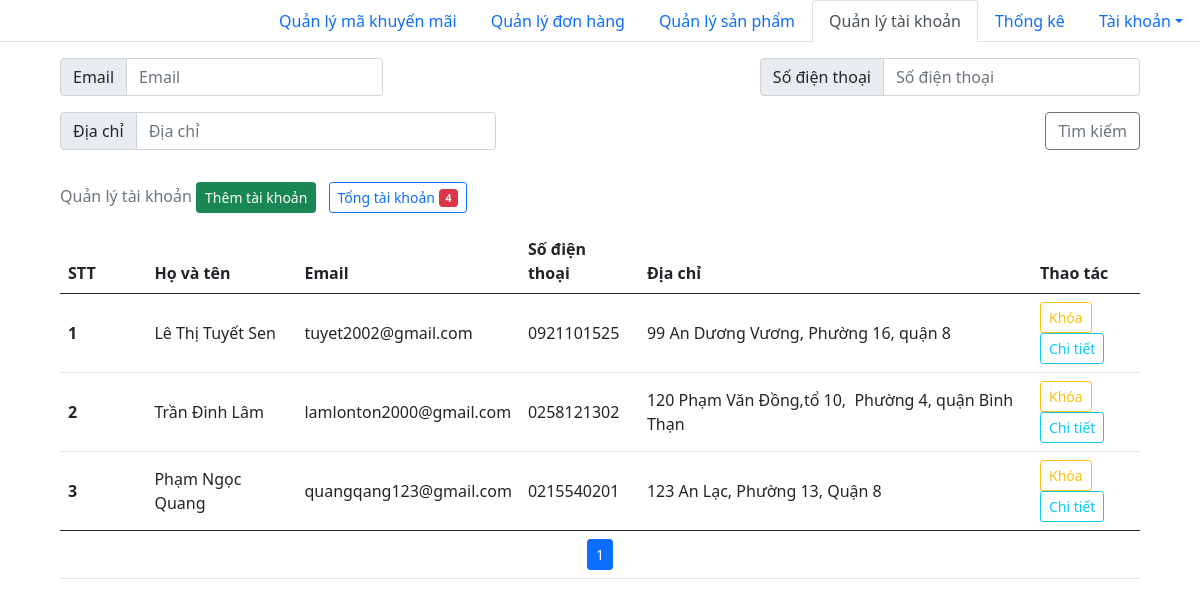
The app's page /admin/quanly_taikhoan.php, older data.
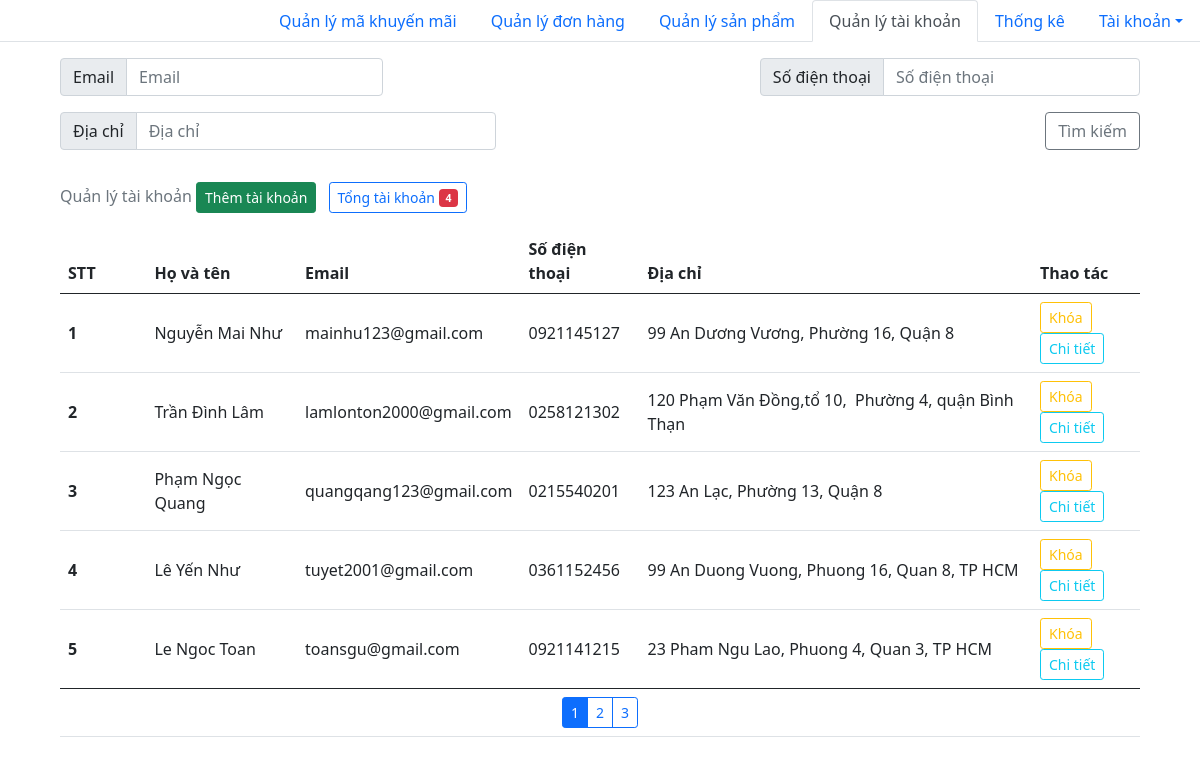
The same page, newer data.
### tables this page shows
CREATE TABLE `taikhoan` (
  `id` int(11) NOT NULL,
  `fullname` varchar(30) NOT NULL,
  `email` varchar(50) NOT NULL,
  `password` varchar(20) NOT NULL,
  `phone` varchar(11) NOT NULL,
  `address` varchar(100) NOT NULL,
  `status` tinyint(1) NOT NULL
);

### query.php (called while the page is built, shortened)
<?php
function connection(){
    $conn = mysqli_connect(HOST, USERNAME, PASSWORD, DATABASE);
    return $conn;
}
function executeResult($sql){
	$conn = connection();
	$result = mysqli_query($conn, $sql);
	$data   = [];
	if ($result != null) {
		while ($row = mysqli_fetch_assoc($result)) {
			$data[] = $row;
		}
	}
	return $data;
}
function countRow($sql){
    $conn=connection();
    $result=mysqli_query($conn, $sql);
    $numrow=0;
    if($result){
        $numrow=mysqli_num_rows($result);
    }else $numrow=0;
    return $numrow;
}
?>

### admin/quanly_taikhoan.php (the view, shortened to what the changed rows need)
<!DOCTYPE html>
<html lang="en">
<head>
    <link href="https://cdn.jsdelivr.net/npm/bootstrap@5.0.2/dist/css/bootstrap.min.css" rel="stylesheet">
</head>
<body>
    <div class="d-block m-auto" style="width: 90%;">
        <?php
        require_once('../query.php');
        $page = isset($_GET['page']) ? $_GET['page'] : 1;
        $start = ($page - 1) * 5;
        $result = executeResult("SELECT * FROM taikhoan LIMIT $start, 5");
        $count = countRow("SELECT * FROM taikhoan");
        ?>
        <table class="table align-middle caption-top" id="table_taikhoan">
            <caption>
                Quản lý tài khoản
                <a class="btn btn-success btn-sm" href="./quanly_taikhoan_them.php">Thêm tài khoản</a>
                <div type="button" class="btn btn-sm btn-outline-primary m-2" onclick="sendMail()">
                    Tổng tài khoản <span class="badge bg-danger" id="badge">4</span>
                </div>
            </caption>
            <thead>
                <tr>
                    <th scope="col" style="width:8%">
                        <label>STT</label>
                    </th>
                    <th scope="col">Họ và tên</th>
                    <th scope="col">Email</th>
                    <th scope="col">Số điện thoại</th>
                    <th scope="col">Địa chỉ</th>
                    <th scope="col" style="width:10%">Thao tác</th>
                </tr>
            </thead>
            <tbody id="table_tbody_taikhoan">
                <?php
                foreach ($result as $tk) {
                    echo '<tr>
                        <th scope="row"><label>' . ++$start . '</label></th>
                                <td>' . $tk['fullname'] . '</td>
                                <td>' . $tk['email'] . '</td>
                                <td>' . $tk['phone'] . '</td>
                                <td>' . $tk['address'] . '</td>
                            <td>
                                <button class="btn btn-outline-warning btn-sm">Khóa</button>
                                <button onclick="details(' . $tk['id'] . ')" type="button" class="btn btn-outline-info btn-sm" id="detail' . $tk['id'] . '" data-bs-toggle="modal" data-bs-target="#exampleModal">
                            Chi tiết
                        </button>
                                </td>
                            </tr>';
                }
                ?>
            </tbody>
            <tfoot>
                <td colspan="6" style="text-align:center">
                    <div class="align-items-center btn-group btn-group-sm" role="group" aria-label="First group" id="table_tfoot_taikhoan">
                        <?php
                        for ($i = 0; $i < ceil(($count) / 5); $i++) {
                            if($i==$page-1){
                                echo '<button type="button" class="btn btn-outline-primary active" onclick="phantrang(' . $i + 1 . ')">' . $i + 1 . '</button>';
                            }else  echo '<button type="button" class="btn btn-outline-primary" onclick="phantrang(' . $i + 1 . ')">' . $i + 1 . '</button>';
                        }
                        ?>
                    </div>
                </td>
            </tfoot>
        </table>
    </div>
</body>
</html>

Row changes from the older to the newer data that the page shows:
changed taikhoan: fullname "Lê Thị Tuyết Sen" → "Nguyễn Mai Như"; email "tuyet2002@gmail.com" → "mainhu123@gmail.com"; phone "0921101525" → "0921145127"; address "99 An Dương Vương, Phường 16, quận 8" → "99 An Dương Vương, Phường 16, Quận 8"
added taikhoan: fullname "Lê Yến Như", email "tuyet2001@gmail.com", phone "0361152456", address "99 An Duong Vuong, Phuong 16, Quan 8, TP HCM"
added taikhoan: fullname "Le Ngoc Toan", email "toansgu@gmail.com", phone "0921141215", address "23 Pham Ngu Lao, Phuong 4, Quan 3, TP HCM"
Text that changed along with them:
new list line: "2"
new list line: "3"
